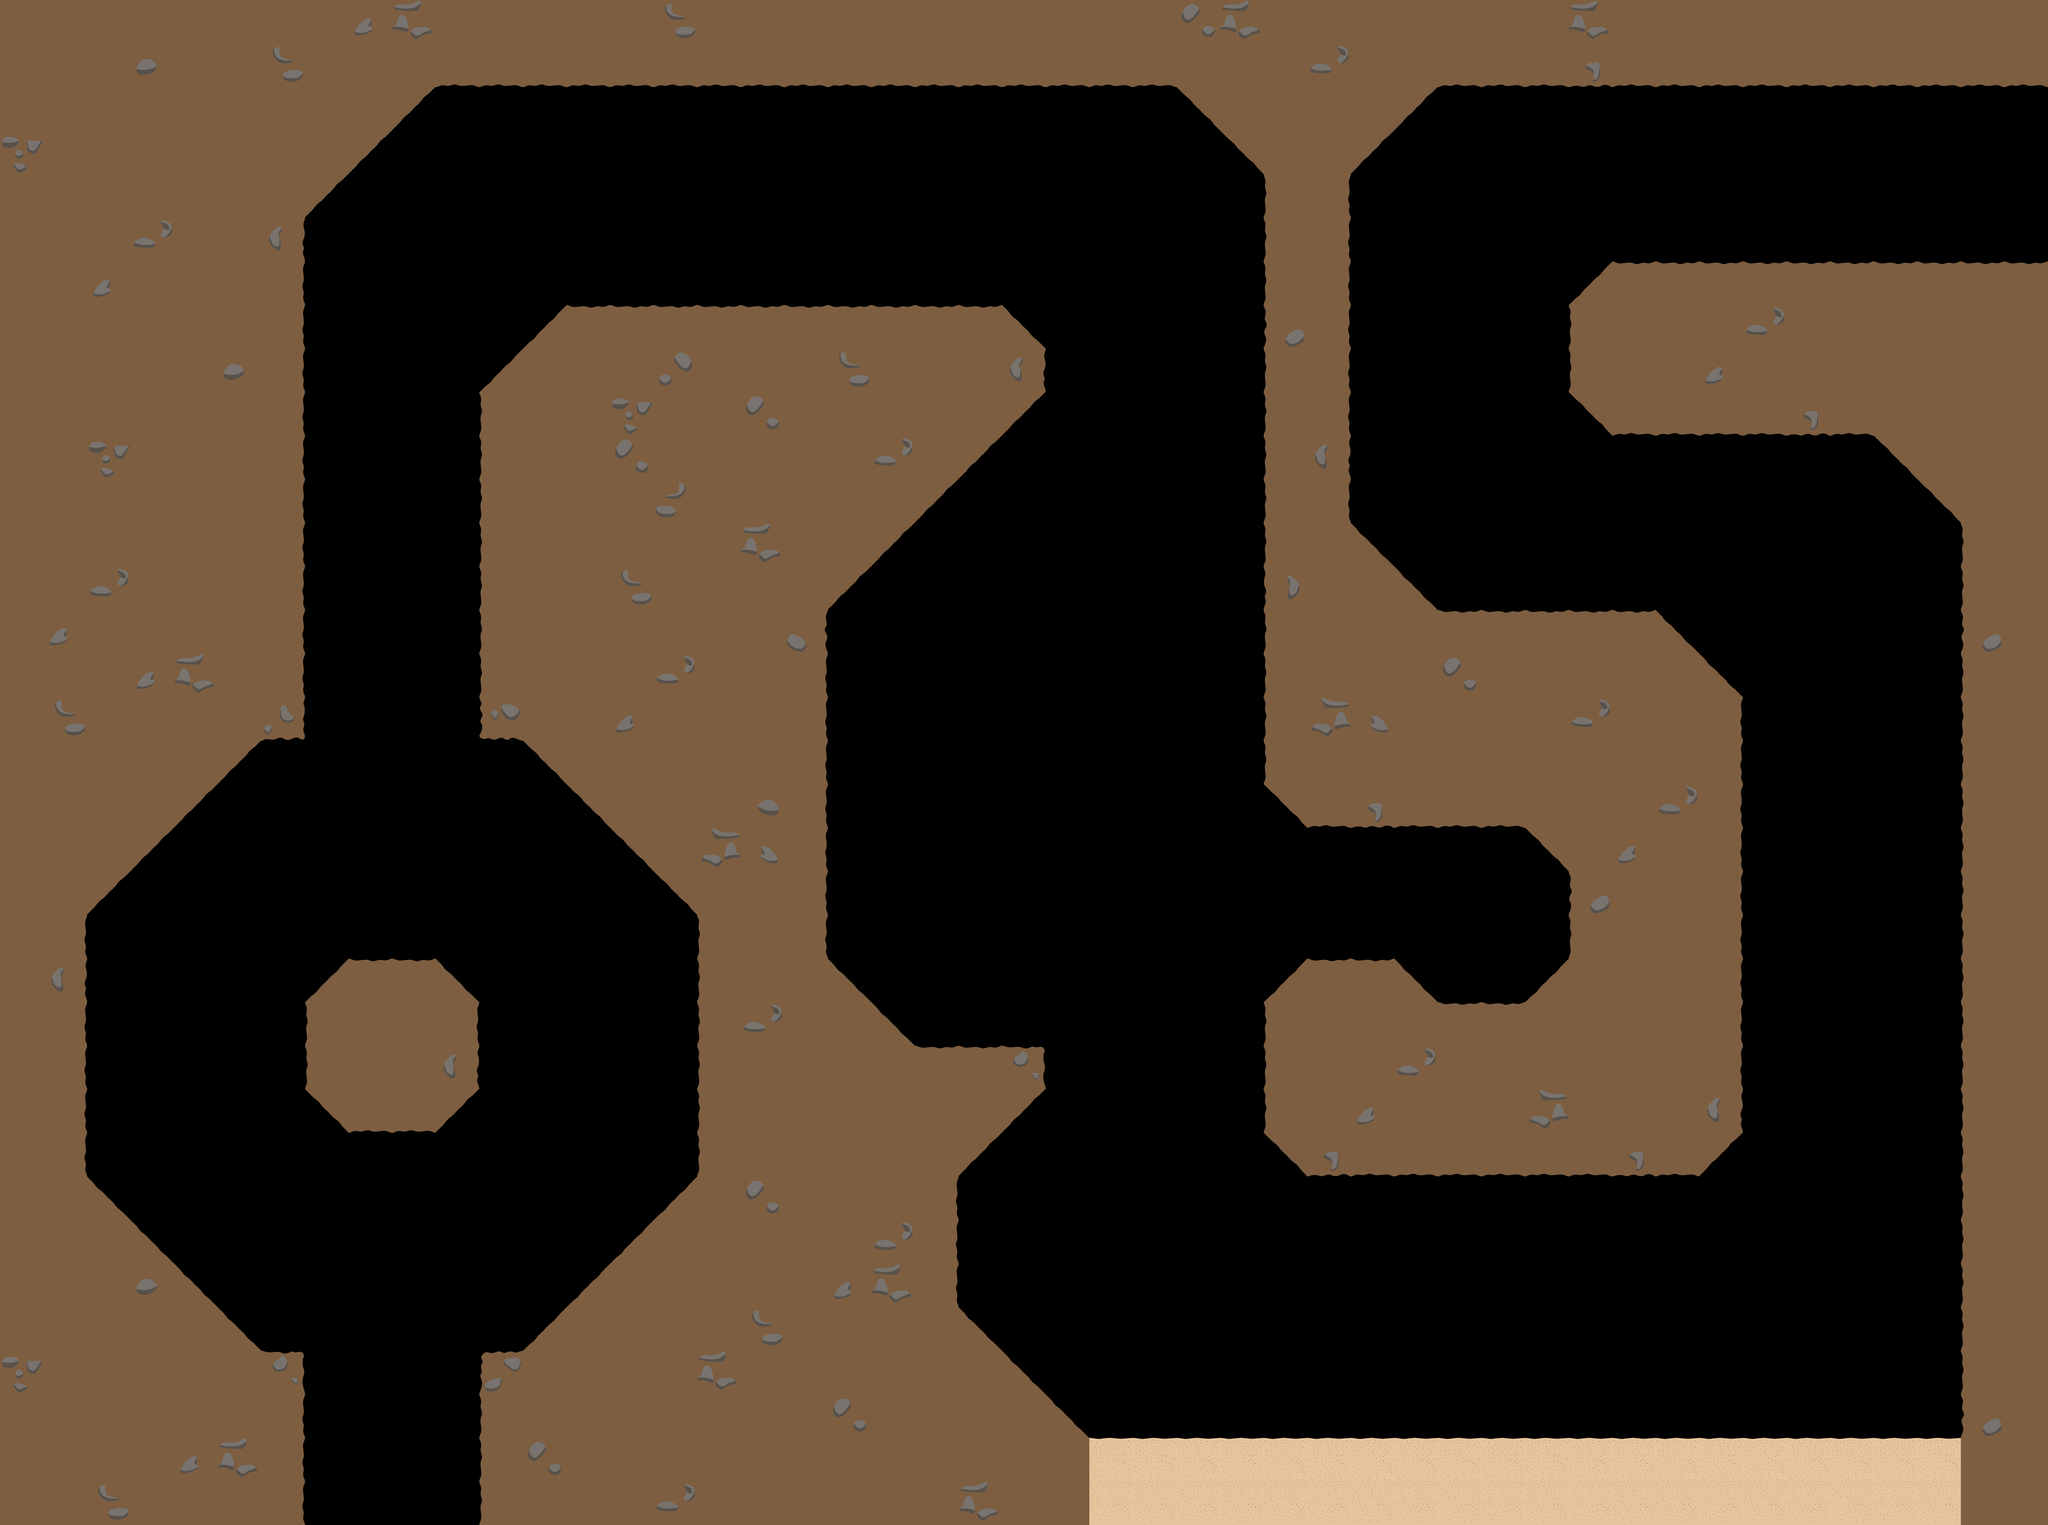

The image is a tile-based game level rendered from a .tmx file. Its description and source (layers, tilesets, objects; grid data summarised) follow:
An orthogonal 47x35 tile map with 128x128 px tiles, 1 tile layer (Tile Layer 1) and 133 objects.

<map version="1.0" tiledversion="1.1.4" orientation="orthogonal" renderorder="right-down" width="47" height="35" tilewidth="128" tileheight="128" infinite="0" nextobjectid="300">
 <tileset firstgid="1" source="Tileset1.tsx" />
 <layer name="Tile Layer 1" width="47" height="35">
  <data>[1645 cells, 838 non-empty, 22 distinct tile ids]</data>
 </layer>
 <objectgroup color="#aa0000" name="walls-rectangle">
  <object id="173" x="0" y="0" width="896" height="2176" />
  <object id="174" x="0" y="3968" width="896" height="512" />
  <object id="175" x="0" y="2176" width="256" height="1792" />
  <object id="176" x="1408" y="1152" width="1024" height="1024" />
  <object id="177" x="2048" y="2176" width="384" height="2304" />
  <object id="178" x="1408" y="3968" width="640" height="512" />
  <object id="179" x="2432" y="4224" width="3584" height="256" />
  <object id="180" x="5760" y="768" width="256" height="3456" />
  <object id="181" x="896" y="0" width="5120" height="256" />
  <object id="182" x="3712" y="256" width="256" height="2048" />
  <object id="183" x="3968" y="1792" width="896" height="640" />
  <object id="184" x="4608" y="2432" width="256" height="1024" />
  <object id="185" x="4864" y="1920" width="128" height="1536" />
  <object id="186" x="4992" y="2048" width="128" height="1280" />
  <object id="187" x="3712" y="2944" width="896" height="384" />
  <object id="188" x="3840" y="3328" width="768" height="128" />
  <object id="189" x="3840" y="2816" width="256" height="128" />
  <object id="190" x="4736" y="768" width="1024" height="512" />
  <object id="191" x="5632" y="1280" width="128" height="128" />
  <object id="192" x="3968" y="1664" width="128" height="128" />
  <object id="193" x="4608" y="896" width="128" height="256" />
  <object id="194" x="3968" y="256" width="128" height="128" />
  <object id="195" x="3584" y="256" width="128" height="128" />
  <object id="196" x="1664" y="896" width="1280" height="256" />
  <object id="197" x="2432" y="1152" width="384" height="256" />
  <object id="198" x="2560" y="1408" width="128" height="128" />
  <object id="199" x="2816" y="1152" width="128" height="128" />
  <object id="200" x="2944" y="1024" width="128" height="128" />
  <object id="201" x="1536" y="1024" width="128" height="128" />
  <object id="202" x="896" y="256" width="256" height="128" />
  <object id="203" x="896" y="384" width="128" height="128" />
  <object id="204" x="256" y="2176" width="256" height="256" />
  <object id="205" x="512" y="2176" width="128" height="128" />
  <object id="206" x="256" y="2432" width="128" height="128" />
  <object id="207" x="1664" y="2176" width="384" height="128" />
  <object id="208" x="1792" y="2304" width="256" height="128" />
  <object id="209" x="2048" y="2432" />
  <object id="210" x="1920" y="2432" width="128" height="128" />
  <object id="211" x="2432" y="3072" width="512" height="256" />
  <object id="212" x="2944" y="3072" width="128" height="128" />
  <object id="213" x="2432" y="3328" width="384" height="896" />
  <object id="214" x="2816" y="3968" width="128" height="256" />
  <object id="215" x="2944" y="4096" width="128" height="128" />
  <object id="216" x="2432" y="1408" width="128" height="256" />
  <object id="217" x="896" y="2944" width="512" height="256" />
  <object id="218" x="1024" y="3200" width="256" height="128" />
  <object id="219" x="1024" y="2816" width="256" height="128" />
  <object id="220" x="256" y="3712" width="256" height="256" />
  <object id="221" x="512" y="3840" width="128" height="128" />
  <object id="222" x="1792" y="3712" width="256" height="256" />
  <object id="223" x="1664" y="3840" width="128" height="128" />
  <object id="224" x="1920" y="3584" width="128" height="128" />
  <object id="225" x="2432" y="2944" width="128" height="128" />
  <object id="226" x="256" y="3584" width="128" height="128" />
  <object id="227" x="3840" y="2304" width="128" height="128" />
  <object id="228" x="2944" y="960" width="64" height="64" />
  <object id="229" x="2944" y="1152" width="64" height="64" />
  <object id="230" x="2816" y="1280" width="64" height="64" />
  <object id="231" x="2688" y="1408" width="64" height="64" />
  <object id="232" x="2560" y="1536" width="64" height="64" />
  <object id="233" x="2432" y="1664" width="64" height="64" />
  <object id="234" x="3968" y="1600" width="64" height="64" />
  <object id="235" x="4096" y="1728" width="64" height="64" />
  <object id="236" x="3776" y="2304" width="64" height="64" />
  <object id="237" x="3776" y="2880" width="64" height="64" />
  <object id="238" x="4096" y="2880" width="64" height="64" />
  <object id="239" x="4544" y="2880" width="64" height="64" />
  <object id="240" x="2432" y="2880" width="64" height="64" />
  <object id="241" x="2560" y="3008" width="64" height="64" />
  <object id="242" x="2944" y="3200" width="64" height="64" />
  <object id="243" x="2816" y="3328" width="64" height="64" />
  <object id="244" x="4544" y="2432" width="64" height="64" />
  <object id="245" x="3520" y="256" width="64" height="64" />
  <object id="246" x="3648" y="384" width="64" height="64" />
  <object id="247" x="3968" y="384" width="64" height="64" />
  <object id="248" x="4096" y="256" width="64" height="64" />
  <object id="249" x="4672" y="832" width="64" height="64" />
  <object id="250" x="4672" y="1152" width="64" height="64" />
  <object id="251" x="5568" y="1280" width="64" height="64" />
  <object id="252" x="5696" y="1408" width="64" height="64" />
  <object id="253" x="4864" y="1856" width="64" height="64" />
  <object id="254" x="4992" y="1984" width="64" height="64" />
  <object id="255" x="4992" y="3328" width="64" height="64" />
  <object id="256" x="2816" y="3904" width="64" height="64" />
  <object id="257" x="2944" y="4032" width="64" height="64" />
  <object id="258" x="3072" y="4160" width="64" height="64" />
  <object id="259" x="3776" y="3328" width="64" height="64" />
  <object id="260" x="1152" y="256" width="64" height="64" />
  <object id="261" x="1024" y="384" width="64" height="64" />
  <object id="262" x="896" y="512" width="64" height="64" />
  <object id="263" x="1600" y="960" width="64" height="64" />
  <object id="264" x="1472" y="1088" width="64" height="64" />
  <object id="265" x="640" y="2176" width="64" height="64" />
  <object id="266" x="512" y="2304" width="64" height="64" />
  <object id="267" x="384" y="2432" width="64" height="64" />
  <object id="268" x="256" y="2560" width="64" height="64" />
  <object id="269" x="960" y="2880" width="64" height="64" />
  </objectgroup>
 <objectgroup name="frog-spawn-rectangle">
  <!-- 1 objects omitted --></objectgroup>
 <objectgroup name="endzone-rectangle">
  <!-- 1 objects omitted --></objectgroup>
 <objectgroup color="#ffff00" name="timecoin-rectangle">
  <!-- 1 objects omitted --></objectgroup>
 <objectgroup color="#0000ff" name="checkpoint-rectangle" visible="0">
  <!-- 2 objects omitted --></objectgroup>
 <objectgroup name="longfish-1-start">
  <!-- 1 objects omitted --></objectgroup>
 <objectgroup name="longfish-1-end">
  <!-- 1 objects omitted --></objectgroup>
 <objectgroup name="roundfish-1-start">
  <!-- 1 objects omitted --></objectgroup>
 <objectgroup name="roundfish-1-end">
  <!-- 1 objects omitted --></objectgroup>
 <objectgroup name="longfish-2-start">
  <!-- 1 objects omitted --></objectgroup>
 <objectgroup name="longfish-2-end">
  <!-- 1 objects omitted --></objectgroup>
 <objectgroup color="#595959" name="rock-up">
  <!-- 1 objects omitted --></objectgroup>
 <objectgroup color="#00aa00" name="grass-down">
  <!-- 3 objects omitted --></objectgroup>
 <objectgroup color="#00aa00" name="grass-up">
  <!-- 1 objects omitted --></objectgroup>
 <objectgroup name="arrow-down">
  <!-- 1 objects omitted --></objectgroup>
 <objectgroup name="arrow-right">
  <!-- 1 objects omitted --></objectgroup>
</map>
<!-- 36 of 133 objects omitted -->
